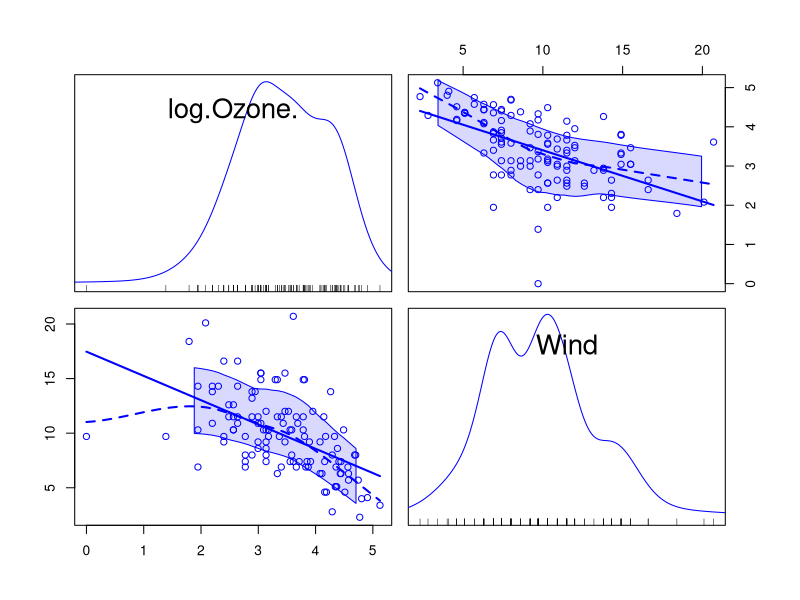
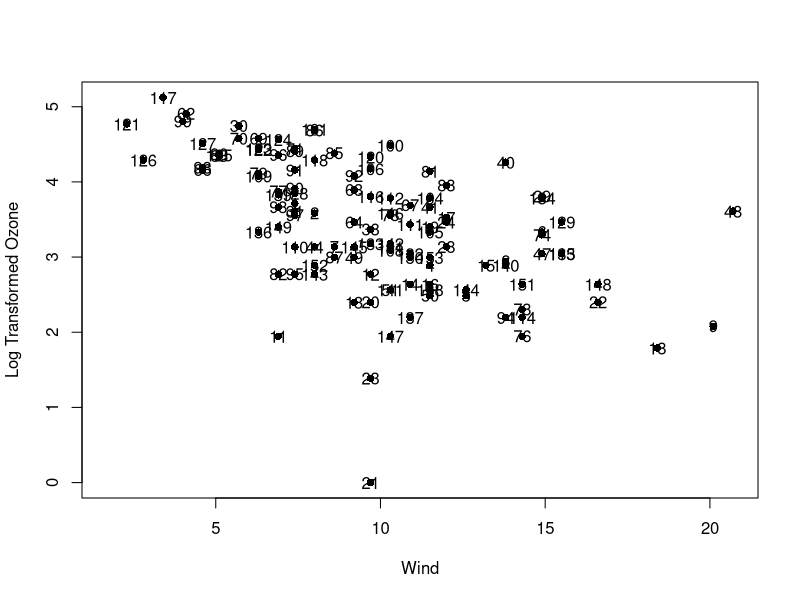
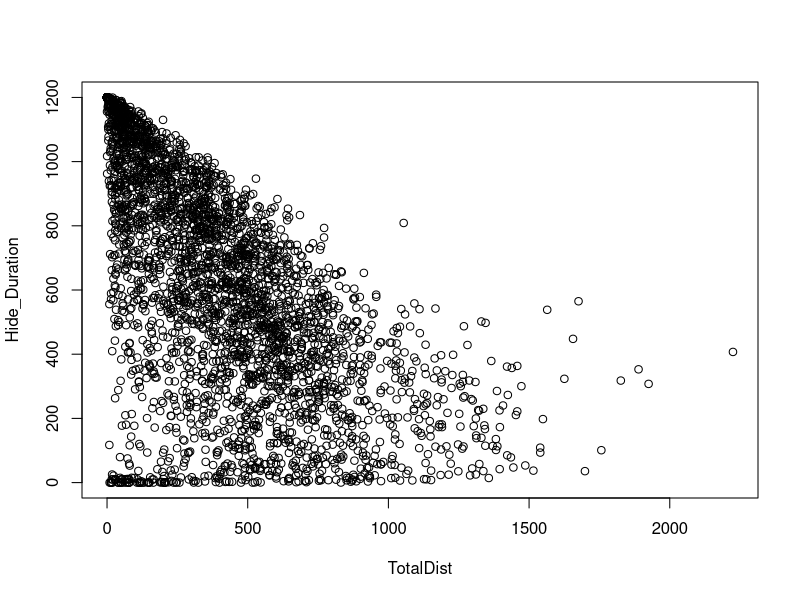

Write the R code that produced these figures, in order.
DVR1=read.csv("DVR1Data.csv")
DVR2=read.csv("DVR2Data.csv")
DVR3=read.csv("DVR3Data.csv")


install.packages("car")

datTest <- airquality
head(datTest)
str(datTest)

datTest$Month <- factor(datTest$Month)

car::scatterplotMatrix(~log(Ozone) + Wind, diagonal = "histogram", data = datTest)

plot(log(Ozone) ~ Wind, data = datTest, ylab = "Log Transformed Ozone", xlab = "Wind", pch = 16)
text(labels = rownames(datTest), y = log(datTest$Ozone), x = datTest$Wind)

length(unique(datTest$Month))

install.packages("dplyr")
library(dplyr)
summarise(group_by(datTest, Month), mean = mean(Ozone, na.rm = TRUE))

xtabs(~Month, data=datTest)



#HONOURS
Merged = merge(DVR1, DVR2, all=TRUE)
DVR = merge(Merged, DVR3, all = TRUE)

length(unique(DVR$LizID))
str(Merged)
head(DVR1)

#PLOTS
plot(Hide_Duration ~ TotalDist, data = DVR)


#REMOVING VOID TRIALS
summary(DVR$Arena_Duration)
DVR[is.na(DVR$Arena_Duration),]
is.na(DVR$Arena_Duration)
DVR <- DVR[!is.na(DVR$Arena_Duration),]
